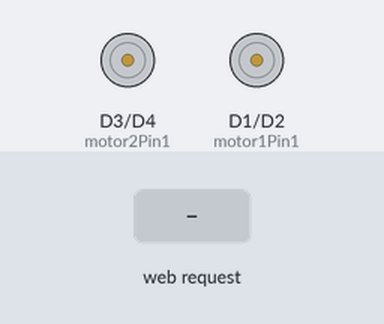
Recording of a sketch running on a simulated ESP8266 (Wemos D1 mini). On the bench: motor-driver pin pairs drawn as motors (green arrow = first pin HIGH = forward, orange = second pin HIGH = backward, longer = more drive). Inputs (shaded band) come from the test bench. WiFi joins after 1.5 s; servers stay silent unless stated; what the sketch prints to the serial monitor is not drawn.

Above: at 2.7 s.
2.8 s: HTTP request GET /forward received
At 3.4 s:
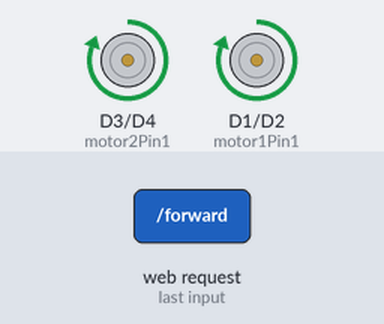
4.3 s: HTTP request GET /backward received
At 5.5 s:
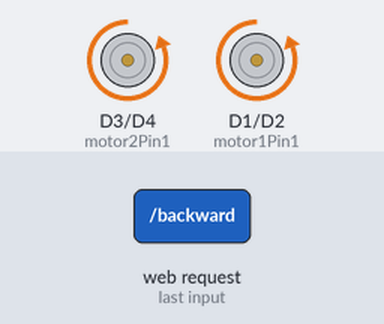
5.8 s: HTTP request GET /left received
At 6.8 s:
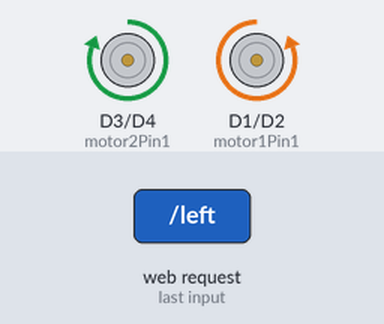
7.3 s: HTTP request GET /right received
At 8.0 s:
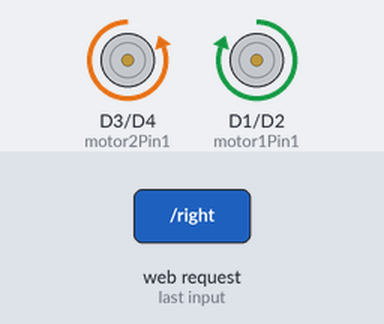
8.8 s: HTTP request GET /stop received
At 9.1 s:
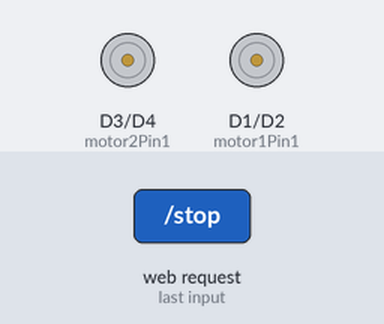
10.3 s: HTTP request GET /mode/auto received
At 11.5 s:
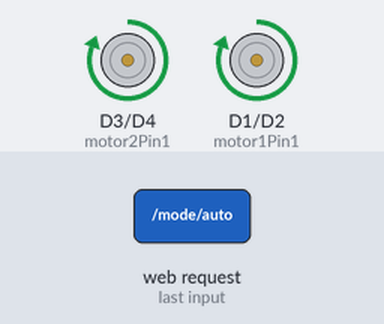
Timing chart, 0 to 12.8 s (numbered marks = the images above; inputs shaded):
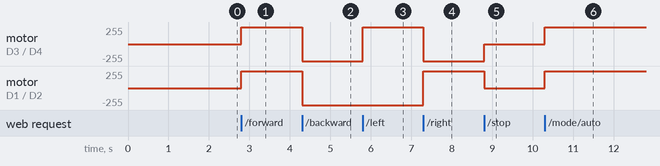

Measured:
- after the input at 2.8 s, motor on D3 (motor2Pin1) / D4 (motor2Pin2), motor on D1 (motor1Pin1) / D2 (motor1Pin2): stopped → forward 255/255 at once
- after the input at 4.3 s, motor on D3 (motor2Pin1) / D4 (motor2Pin2), motor on D1 (motor1Pin1) / D2 (motor1Pin2): forward 255/255 → backward 255/255 at once
- after the input at 5.8 s, motor on D3 (motor2Pin1) / D4 (motor2Pin2): backward 255/255 → forward 255/255 at once
- after the input at 7.3 s, motor on D3 (motor2Pin1) / D4 (motor2Pin2): forward 255/255 → backward 255/255 at once; motor on D1 (motor1Pin1) / D2 (motor1Pin2): backward 255/255 → forward 255/255 at once
- after the input at 8.8 s, motor on D3 (motor2Pin1) / D4 (motor2Pin2): backward 255/255 → stopped at once; motor on D1 (motor1Pin1) / D2 (motor1Pin2): forward 255/255 → stopped at once
- after the input at 10.3 s, motor on D3 (motor2Pin1) / D4 (motor2Pin2), motor on D1 (motor1Pin1) / D2 (motor1Pin2): stopped → forward 255/255 at once

The sketch:

esp8266_motor_control.ino
```cpp
/*
 * ══════════════════════════════════════════════════════════════════════════════
 *  ESP8266 Motor Control Firmware — EcoTide Boat
 * ══════════════════════════════════════════════════════════════════════════════
 *
 *  Provides HTTP endpoints for manual motor control and mode switching.
 *  Designed to work with the unified EcoTide frontend (index.html).
 *
 *  Hardware:
 *    - ESP8266 (NodeMCU / Wemos D1 Mini)
 *    - Motor driver (2-channel) — e.g. L298N or L293D
 *
 *  Endpoints:
 *    GET /           → JSON status (mode + ok)
 *    GET /forward    → Drive forward
 *    GET /backward   → Drive backward
 *    GET /left       → Turn left
 *    GET /right      → Turn right
 *    GET /stop       → Stop motors
 *    GET /mode/manual → Switch to manual mode
 *    GET /mode/auto   → Switch to auto mode
 *
 * ══════════════════════════════════════════════════════════════════════════════
 */

#include <ESP8266WiFi.h>
#include <ESP8266WebServer.h>

// Update this to match ESP8266's IP shown in Serial Monitor
// after connecting to WiFi
const char* ESP8266_IP = "192.168.x.x";  // placeholder

// ─── WiFi Configuration ──────────────────────────────────────────────────────
const char* ssid     = "Megha";
const char* password = "hello1234";

// ─── Pin Definitions ─────────────────────────────────────────────────────────
// Motor 1 (Left)
const int motor1Pin1 = D1;  // IN1
const int motor1Pin2 = D2;  // IN2

// Motor 2 (Right)
const int motor2Pin1 = D3;  // IN3
const int motor2Pin2 = D4;  // IN4

// ─── Mode State ──────────────────────────────────────────────────────────────
enum BoatMode { AUTO_MODE, MANUAL_MODE };
BoatMode currentMode = MANUAL_MODE;

// ─── Web Server ──────────────────────────────────────────────────────────────
ESP8266WebServer server(80);

// ══════════════════════════════════════════════════════════════════════════════
//  CORS HELPER
// ══════════════════════════════════════════════════════════════════════════════
void addCORSHeaders() {
  server.sendHeader("Access-Control-Allow-Origin", "*");
  server.sendHeader("Access-Control-Allow-Methods",
                    "GET, POST, OPTIONS");
  server.sendHeader("Access-Control-Allow-Headers",
                    "Content-Type");
}

// ══════════════════════════════════════════════════════════════════════════════
//  ENDPOINT HANDLERS
// ══════════════════════════════════════════════════════════════════════════════
void handleRoot() {
  addCORSHeaders();
  String json = "{\"mode\":\"";
  json += (currentMode == AUTO_MODE) ? "auto" : "manual";
  json += "\",\"status\":\"ok\"}";
  server.send(200, "application/json", json);
}

void moveForward() {
  addCORSHeaders();
  digitalWrite(motor1Pin1, HIGH); digitalWrite(motor1Pin2, LOW);
  digitalWrite(motor2Pin1, HIGH); digitalWrite(motor2Pin2, LOW);
  server.send(200, "application/json", "{\"status\":\"ok\"}");
}

void moveBackward() {
  addCORSHeaders();
  digitalWrite(motor1Pin1, LOW); digitalWrite(motor1Pin2, HIGH);
  digitalWrite(motor2Pin1, LOW); digitalWrite(motor2Pin2, HIGH);
  server.send(200, "application/json", "{\"status\":\"ok\"}");
}

void turnLeft() {
  addCORSHeaders();
  digitalWrite(motor1Pin1, LOW);  digitalWrite(motor1Pin2, HIGH);
  digitalWrite(motor2Pin1, HIGH); digitalWrite(motor2Pin2, LOW);
  server.send(200, "application/json", "{\"status\":\"ok\"}");
}

void turnRight() {
  addCORSHeaders();
  digitalWrite(motor1Pin1, HIGH); digitalWrite(motor1Pin2, LOW);
  digitalWrite(motor2Pin1, LOW);  digitalWrite(motor2Pin2, HIGH);
  server.send(200, "application/json", "{\"status\":\"ok\"}");
}

void stopMotors() {
  addCORSHeaders();
  digitalWrite(motor1Pin1, LOW); digitalWrite(motor1Pin2, LOW);
  digitalWrite(motor2Pin1, LOW); digitalWrite(motor2Pin2, LOW);
  server.send(200, "application/json", "{\"status\":\"ok\"}");
}

// ─── Mode Switching ──────────────────────────────────────────────────────────
void setManualMode() {
  addCORSHeaders();
  currentMode = MANUAL_MODE;
  // Stop motors when switching to manual
  digitalWrite(motor1Pin1, LOW); digitalWrite(motor1Pin2, LOW);
  digitalWrite(motor2Pin1, LOW); digitalWrite(motor2Pin2, LOW);
  server.send(200, "application/json", "{\"mode\":\"manual\"}");
}

void setAutoMode() {
  addCORSHeaders();
  currentMode = AUTO_MODE;
  // Auto mode: drive forward indefinitely (GPS placeholder)
  digitalWrite(motor1Pin1, HIGH); digitalWrite(motor1Pin2, LOW);
  digitalWrite(motor2Pin1, HIGH); digitalWrite(motor2Pin2, LOW);
  server.send(200, "application/json", "{\"mode\":\"auto\"}");
}

// ══════════════════════════════════════════════════════════════════════════════
//  SETUP
// ══════════════════════════════════════════════════════════════════════════════
void setup() {
  Serial.begin(115200);
  Serial.println("\n[BOOT] ESP8266 Motor Control Firmware");
  Serial.println("======================================");

  // Motor pins
  pinMode(motor1Pin1, OUTPUT);
  pinMode(motor1Pin2, OUTPUT);
  pinMode(motor2Pin1, OUTPUT);
  pinMode(motor2Pin2, OUTPUT);

  // All motors off at boot
  digitalWrite(motor1Pin1, LOW); digitalWrite(motor1Pin2, LOW);
  digitalWrite(motor2Pin1, LOW); digitalWrite(motor2Pin2, LOW);
  Serial.println("[MOT]  Motors initialised (all OFF)");

  // WiFi
  Serial.printf("[WIFI] Connecting to %s", ssid);
  WiFi.begin(ssid, password);

  int attempts = 0;
  while (WiFi.status() != WL_CONNECTED && attempts < 40) {
    delay(500);
    Serial.print(".");
    attempts++;
  }

  if (WiFi.status() == WL_CONNECTED) {
    Serial.printf("\n[WIFI] Connected! IP: %s\n",
                  WiFi.localIP().toString().c_str());
  } else {
    Serial.println("\n[WIFI] FAILED to connect. Restarting...");
    ESP.restart();
  }

  // ── HTTP Routes ────────────────────────────────────────────────────────
  server.on("/", HTTP_GET, handleRoot);

  // CORS preflight for root
  server.on("/", HTTP_OPTIONS, []() {
    addCORSHeaders();
    server.send(204);
  });

  // Movement endpoints
  server.on("/forward",  moveForward);
  server.on("/backward", moveBackward);
  server.on("/left",     turnLeft);
  server.on("/right",    turnRight);
  server.on("/stop",     stopMotors);

  // Mode switching endpoints
  server.on("/mode/manual", setManualMode);
  server.on("/mode/auto",   setAutoMode);

  // Global CORS handler for any preflight OPTIONS request
  server.onNotFound([]() {
    addCORSHeaders();
    server.send(204);
  });

  server.begin();
  Serial.println("[HTTP] Web server started on port 80");
  Serial.println("======================================\n");
}

// ══════════════════════════════════════════════════════════════════════════════
//  MAIN LOOP
// ══════════════════════════════════════════════════════════════════════════════
void loop() {
  server.handleClient();

  // Keep motors running forward in AUTO mode
  // (GPS navigation placeholder — replace when GPS is working)
  if (currentMode == AUTO_MODE) {
    digitalWrite(motor1Pin1, HIGH); digitalWrite(motor1Pin2, LOW);
    digitalWrite(motor2Pin1, HIGH); digitalWrite(motor2Pin2, LOW);
  }
}
```
